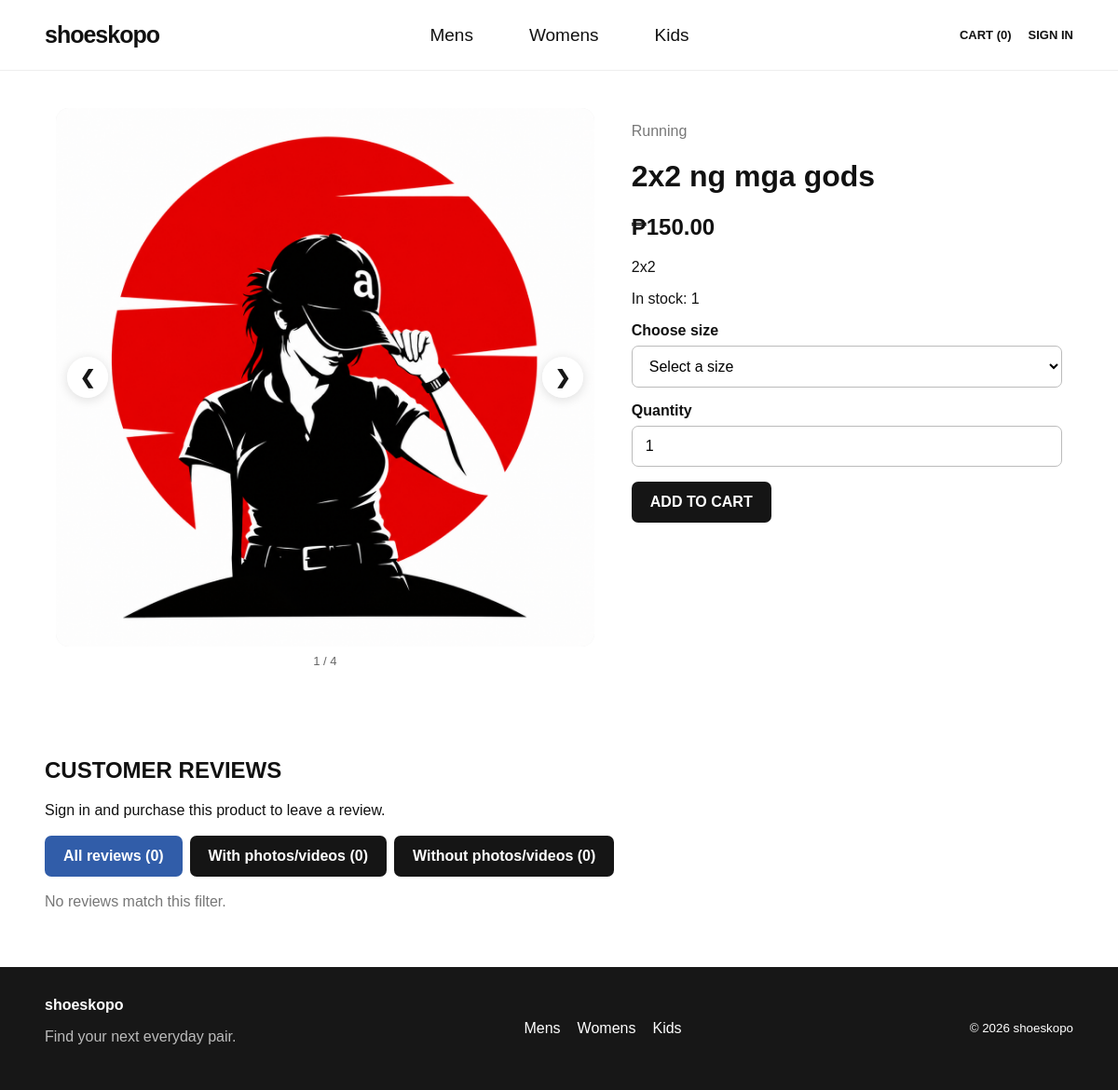
Screenshot of /product.php?id=5 with the database file from the repository.
### tables this page shows
CREATE TABLE `products` (
  `id` int(11) NOT NULL,
  `category_id` int(11) DEFAULT NULL,
  `name` varchar(180) NOT NULL,
  `description` text DEFAULT NULL,
  `price` decimal(10,2) NOT NULL DEFAULT 0.00,
  `image_url` varchar(500) DEFAULT NULL,
  `audience` enum('men','women','kids','all') NOT NULL DEFAULT 'all',
  `sizes` varchar(255) DEFAULT NULL,
  `stock` int(11) NOT NULL DEFAULT 0,
  `is_featured` tinyint(1) NOT NULL DEFAULT 0,
  `created_at` timestamp NOT NULL DEFAULT current_timestamp()
);

CREATE TABLE `categories` (
  `id` int(11) NOT NULL,
  `name` varchar(100) NOT NULL,
  `audience` enum('men','women','kids','all') NOT NULL DEFAULT 'all',
  `slug` varchar(120) NOT NULL,
  `created_at` timestamp NOT NULL DEFAULT current_timestamp()
);

### includes/functions.php (called while the page is built, shortened)
<?php
function e(?string $value): string {
    return htmlspecialchars($value ?? '', ENT_QUOTES, 'UTF-8');
}
function current_user(): ?array {
    return $_SESSION['user'] ?? null;
}
function money($amount): string {
    return '₱' . number_format((float)$amount, 2);
}

### product.php (the view, shortened to what this page needs)
<?php
require_once __DIR__ . '/config/db.php';
require_once __DIR__ . '/includes/functions.php';
$id = filter_input(INPUT_GET, 'id', FILTER_VALIDATE_INT);
$stmt = $pdo->prepare("SELECT p.*, c.name AS category_name FROM products p LEFT JOIN categories c ON c.id=p.category_id WHERE p.id=?");
$stmt->execute([$id ?: 0]); $product = $stmt->fetch();
$reviewFilter = in_array($_GET['review_filter'] ?? 'all', ['all','media','text'], true) ? ($_GET['review_filter'] ?? 'all') : 'all';
$normalizedSizes=[]; try { $sizeStmt=$pdo->prepare('SELECT size_label FROM product_sizes WHERE product_id=? ORDER BY id'); $sizeStmt->execute([(int)$product['id']]); $normalizedSizes=$sizeStmt->fetchAll(PDO::FETCH_COLUMN); } catch(Throwable $ignored) {}
$gallery=[]; try { $g=$pdo->prepare('SELECT image_path FROM product_images WHERE product_id=? ORDER BY sort_order,id'); $g->execute([$product['id']]); $gallery=$g->fetchAll(PDO::FETCH_COLUMN); } catch(Throwable $e) {}
$reviews=[]; $reviewEligible=false; $reviewOrderId=0;
include __DIR__ . '/includes/header.php';
?>
<div class="product-detail">
  <div class="product-gallery" data-gallery>
    <?php $slideImages = array_values(array_unique(array_filter(array_merge([$product['image_url'] ?? ''], $gallery)))); if (!$slideImages) $slideImages = ['https://placehold.co/900x900?text=Shoes']; ?>
    <div class="gallery-stage">
      <?php foreach ($slideImages as $index => $slideImage): ?><img class="gallery-slide<?= $index === 0 ? ' is-active' : '' ?>" src="<?= e($slideImage) ?>" alt="<?= e($product['name']) ?> photo <?= $index + 1 ?>" <?= $index === 0 ? '' : 'hidden' ?>><?php endforeach; ?>
      <?php if (count($slideImages) > 1): ?><button type="button" class="gallery-arrow gallery-prev" aria-label="Previous photo">&#10094;</button><button type="button" class="gallery-arrow gallery-next" aria-label="Next photo">&#10095;</button><?php endif; ?>
    </div>
    <?php if (count($slideImages) > 1): ?><div class="gallery-indicator" aria-live="polite"><span data-gallery-current>1</span> / <?= count($slideImages) ?></div><?php endif; ?>
  </div>
  <div><p class="muted"><?= e($product['category_name'] ?? 'Shoes') ?></p><h1><?= e($product['name']) ?></h1><h2><?= money($product['price']) ?></h2><p><?= nl2br(e($product['description'] ?? '')) ?></p><p><?= (int)$product['stock']>0 ? 'In stock: '.(int)$product['stock'] : 'Out of stock' ?></p>
  <?php if ((int)$product['stock']>0): ?><form method="post">
    <?php $sizes=$normalizedSizes; if ($sizes): ?><div class="field"><label for="size">Choose size</label><select name="size" id="size" required><option value="">Select a size</option></select></div><?php endif; ?>
    <div class="field"><label for="quantity">Quantity</label><input class="quantity" id="quantity" name="quantity" type="number" min="1" max="<?= (int)$product['stock'] ?>" value="1"></div><button class="btn" type="submit">ADD TO CART</button>
  </form><?php endif; ?></div>
</div>
<section class="section" id="reviews"><h2>CUSTOMER REVIEWS</h2>
<?php if(current_user() && $reviewEligible): ?>
<form method="post" enctype="multipart/form-data" class="form-wrap" style="margin:15px 0;max-width:650px" novalidate>
<input type="hidden" name="action" value="review"><div class="field"><label for="rating">Rating</label><select name="rating" id="rating" required><option value="">Choose rating</option><?php for($r=5;$r>=1;$r--): ?><option value="<?=$r?>"><?=$r?> / 5</option><?php endfor; ?></select></div>
<div class="field"><label for="review_text">Your review</label><textarea id="review_text" name="review_text" rows="4" maxlength="2000" required></textarea></div>
<div class="field"><label for="review_media">Attach photos or videos (up to 6 files, 30 MB each)</label><input id="review_media" type="file" name="review_media[]" accept="image/jpeg,image/png,image/webp,video/mp4,video/webm,video/quicktime" multiple><small class="muted">Supported: JPG, PNG, WEBP, MP4, WEBM, MOV.</small></div><button class="btn btn-blue" type="submit">SUBMIT REVIEW</button></form>
<?php elseif(current_user()): ?><p class="muted">Reviews are available after an order containing this product is shipped or completed.</p><?php else: ?><p><a href="login.php">Sign in</a> and purchase this product to leave a review.</p><?php endif; ?>
<?php
try { $rs=$pdo->prepare('SELECT r.*,u.username,u.avatar_path FROM product_reviews r JOIN users u ON u.id=r.user_id WHERE r.product_id=? ORDER BY r.created_at DESC'); $rs->execute([$product['id']]); $reviews=$rs->fetchAll(); } catch(Throwable $e) { $reviews=[]; }
$mediaByReview=[];
$visibleReviews=array_values(array_filter($reviews,function($r) use($reviewFilter,$mediaByReview) { $has=!empty($mediaByReview[$r['id']]); return $reviewFilter==='all' || ($reviewFilter==='media' && $has) || ($reviewFilter==='text' && !$has); }));
?>
<div class="review-filter-buttons" style="display:flex;gap:8px;flex-wrap:wrap;margin:18px 0">
<a class="btn <?= $reviewFilter==='all'?'btn-blue':'' ?>" href="product.php?id=<?=(int)$product['id']?>#reviews">All reviews (<?=count($reviews)?>)</a>
<a class="btn <?= $reviewFilter==='media'?'btn-blue':'' ?>" href="product.php?id=<?=(int)$product['id']?>&review_filter=media#reviews">With photos/videos (<?=count(array_filter($reviews,fn($r)=>!empty($mediaByReview[$r['id']]??[])))?>)</a>
<a class="btn <?= $reviewFilter==='text'?'btn-blue':'' ?>" href="product.php?id=<?=(int)$product['id']?>&review_filter=text#reviews">Without photos/videos (<?=count($reviews)-count(array_filter($reviews,fn($r)=>!empty($mediaByReview[$r['id']]??[])))?>)</a></div>
<?php if(!$visibleReviews): ?><p class="muted">No reviews match this filter.</p><?php endif; ?>
</section>
<?php include __DIR__ . '/includes/footer.php'; ?>

### assets/css/style.css (style rules this page uses)
* { box-sizing:border-box }
html { scroll-behavior:smooth }
body { margin:0;color:#111;background:#fff;font-family:Arial,Helvetica,sans-serif }
a { color:inherit;text-decoration:none }
button,input,select,textarea { font:inherit }
.btn { display:inline-block;border:0;border-radius:7px;padding:13px 20px;background:#151515;color:#fff;font-weight:700;cursor:pointer }
.btn-blue { background:#315da9 }
.section { padding:28px 4% 45px }
.muted { color:#777 }
.field { margin-bottom:16px }
.field label { display:block;font-weight:700;margin-bottom:7px }
.field input,.field select,.field textarea { width:100%;padding:12px 14px;border:1px solid #bbb;border-radius:7px;background:#fff }
.product-detail { display:grid;grid-template-columns:minmax(0,1fr) minmax(300px,.8fr);gap:40px;padding:40px 5% }
.product-detail img { width:100%;border-radius:14px;background:#eee }
.quantity { width:90px;padding:10px }
.product-gallery { width:100%;max-width:720px }
.gallery-stage { position:relative;width:100%;aspect-ratio:1/1;background:#f3f3f3;border-radius:14px;overflow:hidden }
.gallery-stage .gallery-slide { display:block;width:100%;height:100%;object-fit:contain;border-radius:0 }
.gallery-arrow { position:absolute;top:50%;transform:translateY(-50%);width:44px;height:44px;border:0;border-radius:50%;background:rgba(255,255,255,.92);color:#171717;font-size:20px;font-weight:800;cursor:pointer;box-shadow:0 2px 12px #0002 }
.gallery-prev { left:12px }
.gallery-next { right:12px }
.gallery-indicator { text-align:center;font-size:13px;color:#666;padding:8px }

### rows the page displays
products: image_url (picture), image_url "4", category.name "Running", name "2x2 ng mga gods", price "₱150.00", description "2x2", stock "1", quantity "1"

### other values shown
array_sum(array_column($_SESSION['cart'] ?? [], 'quantity')) "0"
count($reviews) "0"
